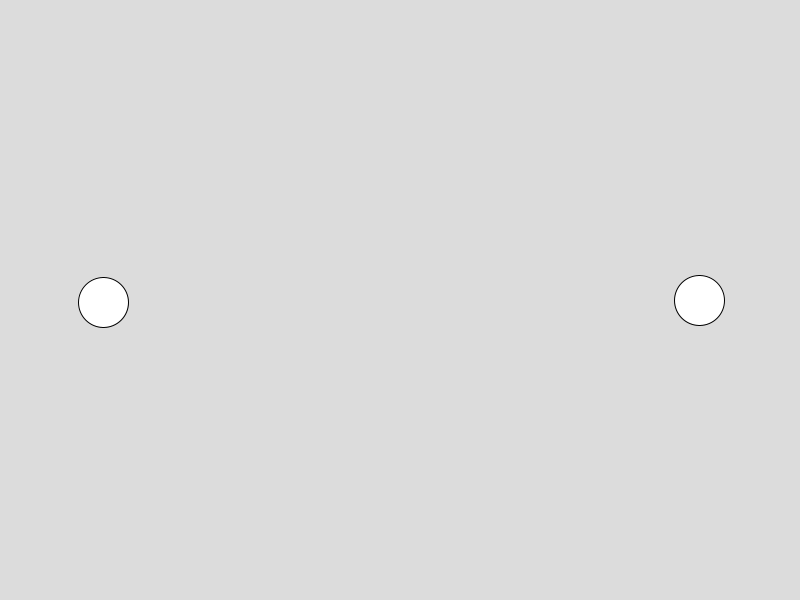
Frame 1 (no input)
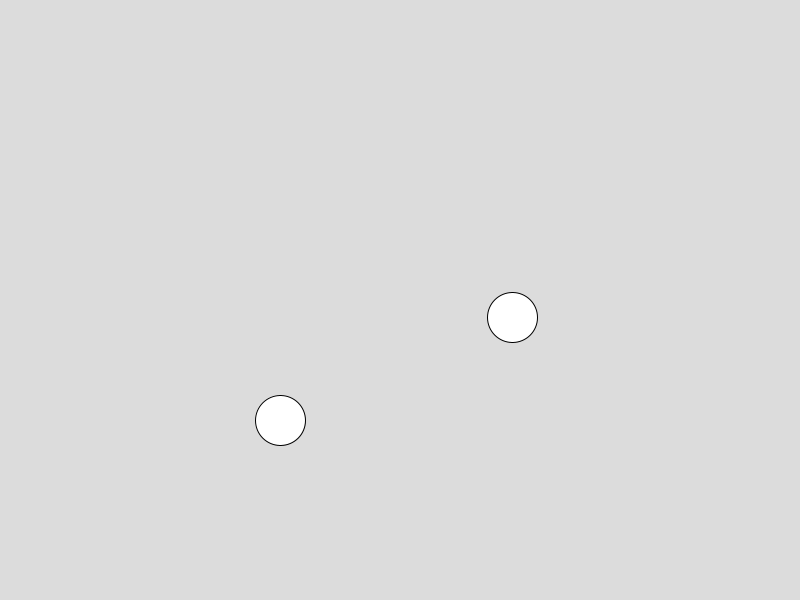
Frame 60 (the mouse pressed at the canvas centre just before this capture)
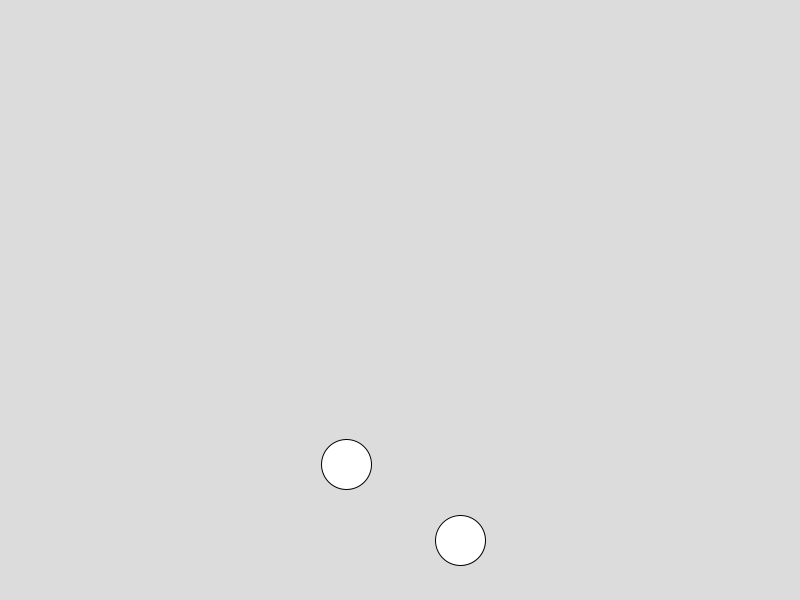
Frame 120 (the mouse held since frame 60 and released just before this capture)

The Processing sketch that drew these frames (run headless with seeded random() and noise(); from frame 60 on, the mouse is pressed at the canvas centre):

// Processing sketch: Ejercicio_2
// ── Ejercicio_2.pde
Mover A;
Mover B;

void setup() {
  size(800, 600);

  A = new Mover(100, 300);
  B = new Mover(700, 300);

  A.vel = new PVector(3, 2);
}

void draw() {
  background(220);

  A.update();


  PVector direccion = PVector.sub(A.pos, B.pos);

  direccion.normalize();
  direccion.mult(0.15);

  B.applyForce(direccion);
  B.update();

  A.display();
  B.display();
}

class Mover {

  PVector pos;
  PVector vel;
  PVector acc;

  float radio = 25;

  Mover(float x, float y) {
    pos = new PVector(x, y);
    vel = new PVector();
    acc = new PVector();
  }

  void applyForce(PVector fuerza) {
    acc.add(fuerza);
  }

  void update() {

    vel.add(acc);

    vel.limit(4);

    pos.add(vel);

    acc.mult(0);

    if (pos.x < radio) {
      pos.x = radio;
      vel.x *= -1;
    }

    if (pos.x > width - radio) {
      pos.x = width - radio;
      vel.x *= -1;
    }

    if (pos.y < radio) {
      pos.y = radio;
      vel.y *= -1;
    }

    if (pos.y > height - radio) {
      pos.y = height - radio;
      vel.y *= -1;
    }
  }

  void display() {
    ellipse(pos.x, pos.y, radio * 2, radio * 2);
  }
}
